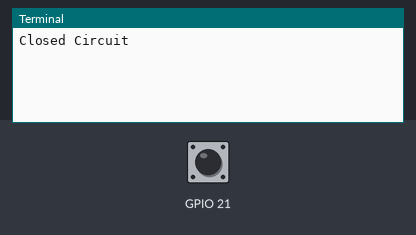
Bench run of a program on a simulated Raspberry Pi (BCM pin numbers). Shown: the last lines printed to the terminal. The inputs (shaded band) are chosen by the test bench; at power-on: GPIO 21 HIGH. The clock reads 2024-03-15 10:24:30 at power-on unless the program sets it.

Above: at 1.2 s.
1.3 s: GPIO 21 pulled LOW for 0.15 s
At 1.9 s:
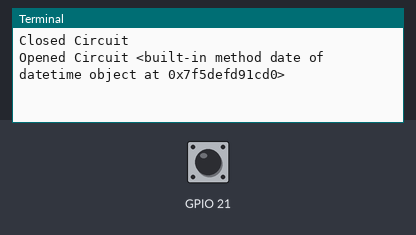
2.9 s: GPIO 21 pulled LOW for 1 s
At 3.7 s:
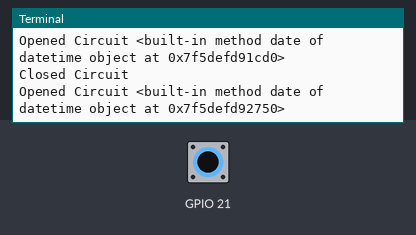
5.4 s: GPIO 21 pulled LOW for 0.15 s
At 6.2 s:
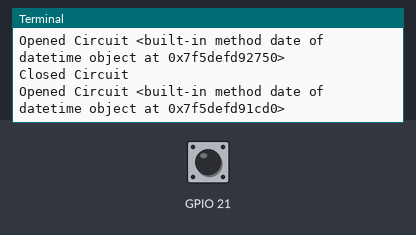
7.0 s: GPIO 21 driven LOW
At 7.4 s:
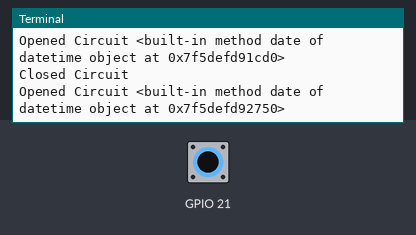
8.5 s: GPIO 21 pulsed HIGH 2 times (0.12 s each, 0.3 s apart)
At 8.62 s:
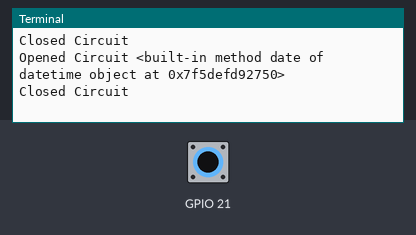

Measured:
- after the input at 1.3 s, the terminal: prints a new line at once (image 1)
- after the input at 2.9 s, the terminal: prints a new line at once (image 2)
- after the input at 5.4 s, the terminal: prints a new line at once (image 3)
- after the input at 7.0 s, the terminal: prints a new line at once (image 4)

The program:

GPIO.py
```python
import RPi.GPIO as GPIO
import time
from time import sleep
GPIO.setmode(GPIO.BCM)
GPIO.setup(21, GPIO.IN, pull_up_down=GPIO.PUD_UP)
import datetime

while True:
    while not GPIO.input(21):
        pass
    print("Closed Circuit", )
    while GPIO.input(21):
        pass
    now = datetime.datetime.now()
    print("Opened Circuit", now.date)
    sleep(1)

GPIO.cleanup(21)
```
